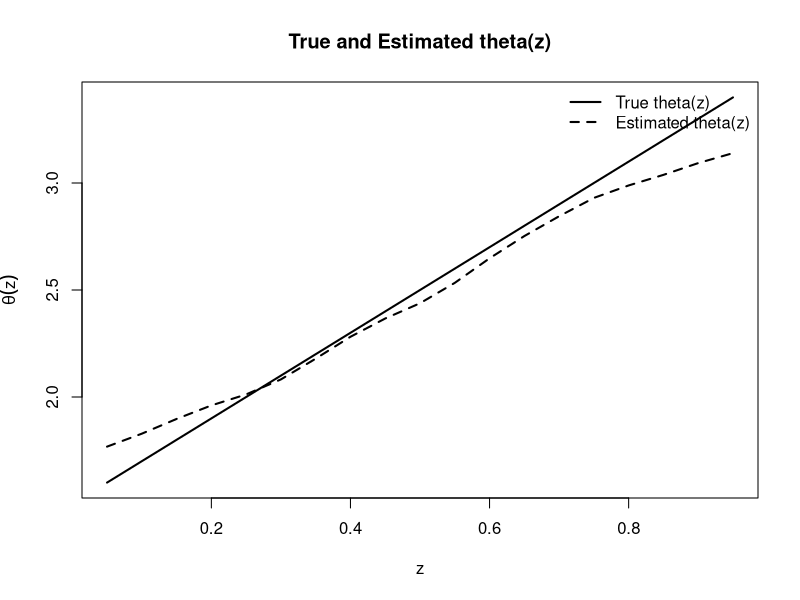
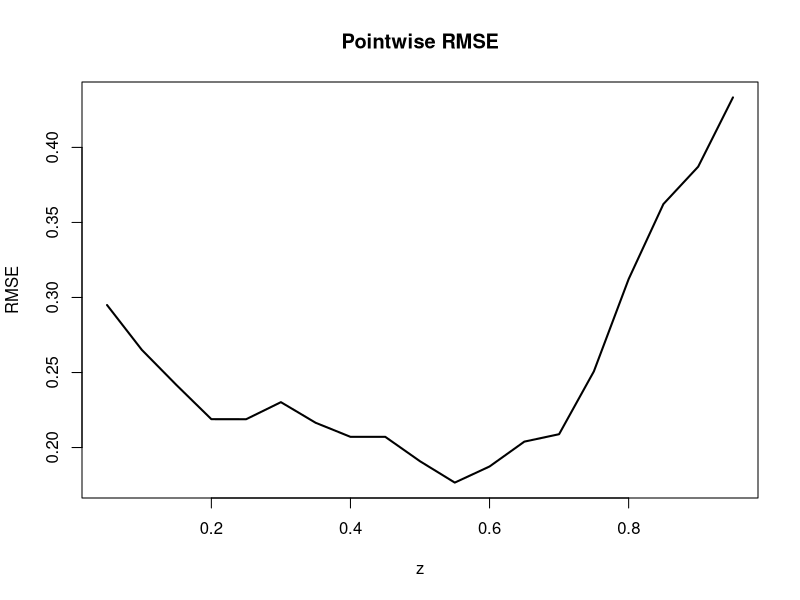
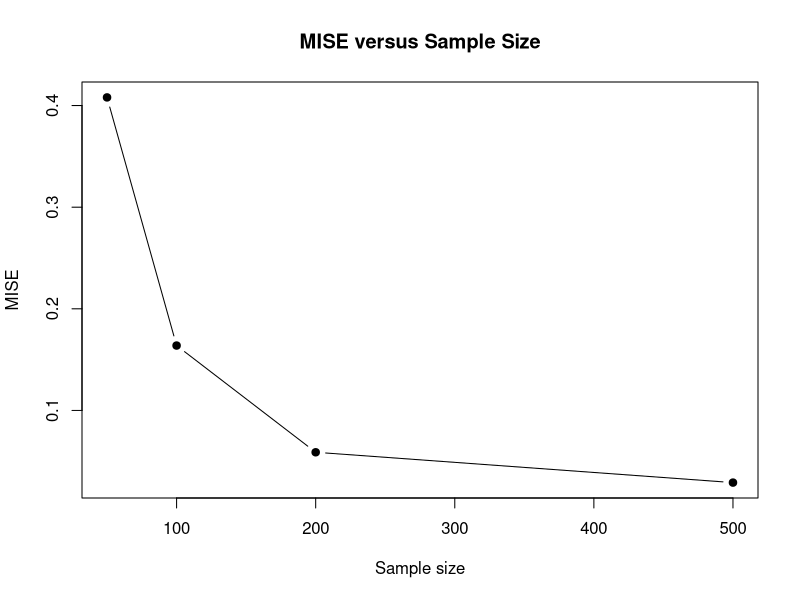

These figures' R source, in order:
# SIMULATION STUDY
# Nadaraya-Watson Estimation with Gaussian Kernel
# Lindley Distribution with Covariate-Dependent theta(z)
rm(list = ls())
set.seed(12345)

# 1. SIMULATION SETTINGS
# Number of Monte Carlo replications
B <- 50
# For final simulation:
# B <- 1000
# Sample sizes
sample_sizes <- c(50, 100, 200, 500)
# Evaluation grid
evaluation_grid <- seq(0.05, 0.95, by = 0.05)
# Candidate bandwidths
bandwidth_grid <- c(
  0.05, 0.075, 0.10, 0.125,
  0.15, 0.175, 0.20, 0.25, 0.30
)
# 2. TRUE THETA FUNCTIONS
theta_functions <- list(
  
  # Scenario 1: Constant
  Scenario_1 = function(z) {
    2
  },
  
  # Scenario 2: Increasing
  Scenario_2 = function(z) {
    1.5 + 2 * z
  },
  
  # Scenario 3: Decreasing
  Scenario_3 = function(z) {
    3.5 - 2 * z
  },
  
  # Scenario 4: Quadratic
  Scenario_4 = function(z) {
    1.5 + 2 * (z - 0.5)^2
  },
  
  # Scenario 5: Sinusoidal
  Scenario_5 = function(z) {
    2 + 0.75 * sin(2 * pi * z)
  },
  
  # Scenario 6: Nonlinear
  Scenario_6 = function(z) {
    1.25 + 1.5 * z +
      0.75 * sin(2 * pi * z)
  }
)
# 3. LINDELY RANDOM NUMBER GENERATION

# Lindley distribution:
#
# f(x;theta) =
# theta^2/(theta+1) * (1+x) * exp(-theta*x)
#
# Mixture representation:
#
# Exponential(theta), probability theta/(theta+1)
# Gamma(2, theta), probability 1/(theta+1)

rlindley <- function(n, theta) {
  
  if (length(theta) == 1) {
    theta <- rep(theta, n)
  }
  
  if (length(theta) != n) {
    stop("Length of theta must be 1 or equal to n.")
  }
  
  if (any(theta <= 0)) {
    stop("Theta must be positive.")
  }
  
  u <- runif(n)
  
  x <- numeric(n)
  
  # Exponential component
  ind_exp <-
    u <= theta / (theta + 1)
  
  if (sum(ind_exp) > 0) {
    
    x[ind_exp] <-
      rexp(
        sum(ind_exp),
        rate = theta[ind_exp]
      )
  }
  
  # Gamma component
  ind_gamma <- !ind_exp
  
  if (sum(ind_gamma) > 0) {
    
    x[ind_gamma] <-
      rgamma(
        sum(ind_gamma),
        shape = 2,
        rate = theta[ind_gamma]
      )
  }
  
  return(x)
}
# 4. GAUSSIAN KERNEL
gaussian_kernel <- function(u) {
  
  K <- (1 / sqrt(2 * pi)) *
    exp(-0.5 * u^2)
  
  return(K)
}
# 5. NADARAYA-WATSON ESTIMATOR
nw_estimator <- function(
    x,
    z,
    z0,
    h) {
  
  # Gaussian kernel argument
  u <- (z0 - z) / h
  
  # Gaussian weights
  weights <- gaussian_kernel(u)
  
  denominator <- sum(weights)
  
  if (denominator <= 0) {
    
    return(mean(x))
  }
  
  estimate <-
    sum(weights * x) /
    denominator
  
  return(estimate)
}
# 6. ESTIMATE m(z) ON A GRID
estimate_m_grid <- function(
    x,
    z,
    grid,
    h) {
  
  m_hat <- numeric(length(grid))
  
  for (j in seq_along(grid)) {
    
    m_hat[j] <-
      nw_estimator(
        x = x,
        z = z,
        z0 = grid[j],
        h = h
      )
  }
  
  return(m_hat)
}

# 7. RECOVER THETA(z) FROM m(z)
# Lindley conditional mean:
#
# m(z) =
# [theta(z)+2]/
# theta(z)[theta(z)+1]
# Therefore:
# m theta^2 + (m-1)theta - 2 = 0
# Positive root:
# theta =
# [1-m + sqrt((m-1)^2 + 8m)]/
#             2m

theta_from_m <- function(m) {
  
  # Avoid zero values
  m <- pmax(m, 1e-10)
  
  theta_hat <-
    (
      1 - m +
        sqrt(
          (m - 1)^2 +
            8 * m
        )
    ) /
    (2 * m)
  
  theta_hat <-
    pmax(theta_hat, 1e-10)
  
  return(theta_hat)
}
# 8. ESTIMATE THETA(z)
estimate_theta_grid <- function(
    x,
    z,
    grid,
    h) {
  
  # Estimate conditional mean
  m_hat <-
    estimate_m_grid(
      x = x,
      z = z,
      grid = grid,
      h = h
    )
  
  # Convert m_hat to theta_hat
  theta_hat <-
    theta_from_m(m_hat)
  
  return(theta_hat)
}
# 9. LEAVE-ONE-OUT CROSS-VALIDATION
cv_nw <- function(
    x,
    z,
    h) {
  
  n <- length(x)
  
  squared_errors <-
    numeric(n)
  
  for (i in seq_len(n)) {
    
    # Training data excluding i
    x_train <- x[-i]
    z_train <- z[-i]
    
    # Prediction at Z_i
    prediction <-
      nw_estimator(
        x = x_train,
        z = z_train,
        z0 = z[i],
        h = h
      )
    
    squared_errors[i] <-
      (x[i] - prediction)^2
  }
  
  return(sum(squared_errors))
}
# 10. OPTIMAL BANDWIDTH
select_bandwidth <- function(
    x,
    z,
    bandwidths) {
  
  cv_values <-
    numeric(length(bandwidths))
  
  for (j in seq_along(bandwidths)) {
    
    cv_values[j] <-
      cv_nw(
        x = x,
        z = z,
        h = bandwidths[j]
      )
  }
  
  best_index <-
    which.min(cv_values)
  
  best_h <-
    bandwidths[best_index]
  
  return(best_h)
}
# 11. TRAPEZOIDAL INTEGRATION
trapz <- function(x, y) {
  
  if (length(x) != length(y)) {
    stop("x and y must have same length.")
  }
  
  if (length(x) < 2) {
    return(NA)
  }
  
  value <-
    sum(
      diff(x) *
        (head(y, -1) +
           tail(y, -1)) / 2
    )
  
  return(value)
}
# 12. POINTWISE PERFORMANCE
calculate_pointwise_performance <- function(
    simulation_data) {
  
  # Mean estimated theta
  mean_estimate <-
    aggregate(
      theta_hat ~ z,
      data = simulation_data,
      FUN = mean
    )
  
  names(mean_estimate)[2] <-
    "mean_theta_hat"
  
  
  # Variance
  variance_estimate <-
    aggregate(
      theta_hat ~ z,
      data = simulation_data,
      FUN = var
    )
  
  names(variance_estimate)[2] <-
    "variance"
  
  
  # True theta
  true_values <-
    unique(
      simulation_data[
        ,
        c("z", "theta_true")
      ]
    )
  
  
  # Merge results
  result <-
    merge(
      true_values,
      mean_estimate,
      by = "z"
    )
  
  result <-
    merge(
      result,
      variance_estimate,
      by = "z"
    )
  
  
  # Bias
  result$bias <-
    result$mean_theta_hat -
    result$theta_true
  
  
  # MSE
  result$mse <-
    result$bias^2 +
    result$variance
  
  
  # RMSE
  result$rmse <-
    sqrt(result$mse)
  
  
  return(result)
}
# 13. INTEGRATED PERFORMANCE
calculate_integrated_performance <- function(
    pointwise_result) {
  
  # Integrated squared error
  ISE <-
    trapz(
      pointwise_result$z,
      pointwise_result$mse
    )
  
  MISE <- ISE
  
  RMISE <- sqrt(MISE)
  
  result <-
    data.frame(
      ISE = ISE,
      MISE = MISE,
      RMISE = RMISE
    )
  
  return(result)
}
# 14. CREATE RESULT DIRECTORY

if (!dir.exists("NW_Gaussian_Simulation")) {
  
  dir.create("NW_Gaussian_Simulation")
}
# 15. STORAGE OBJECTS

pointwise_results <- list()

integrated_results <- list()

bandwidth_results <- list()

counter <- 1

# 16. MAIN SIMULATION LOOP
for (scenario_name in names(theta_functions)) {
  
  cat("\n")
  cat("====================================================\n")
  cat("Scenario:", scenario_name, "\n")
  cat("====================================================\n")
  
  
  # Select true theta function
  theta_fun <-
    theta_functions[[scenario_name]]
  
  
  for (n in sample_sizes) {
    
    cat("\n")
    cat("Sample size:", n, "\n")
    
    # Monte Carlo replications
    simulation_results <-
      vector("list", B)
    
    selected_bandwidths <-
      numeric(B)
    
    
    for (b in seq_len(B)) {
      
      # Generate covariate Z
      Z <-
        runif(
          n,
          min = 0,
          max = 1
        )
      
      # Generate true theta(Z)
      theta_data <-
        theta_fun(Z)
      
      # Generate Lindley response X
      
      X <-
        rlindley(
          n = n,
          theta = theta_data
        )
      
      # Select optimal bandwidth
      h_opt <-
        select_bandwidth(
          x = X,
          z = Z,
          bandwidths =
            bandwidth_grid
        )
      
      
      selected_bandwidths[b] <-
        h_opt
      
      # Estimate theta on evaluation grid
      
      theta_hat <-
        estimate_theta_grid(
          x = X,
          z = Z,
          grid =
            evaluation_grid,
          h = h_opt
        )
      
      # True theta on evaluation grid
      
      theta_grid_true <-
        theta_fun(
          evaluation_grid
        )
      
      # Store replication
      
      simulation_results[[b]] <-
        data.frame(
          replication = b,
          z = evaluation_grid,
          theta_true =
            theta_grid_true,
          theta_hat =
            theta_hat,
          bandwidth =
            h_opt
        )
      
      
      # Progress
      if (b %% 10 == 0) {
        
        cat(
          "Replication:",
          b,
          "of",
          B,
          "\n"
        )
      }
    }
    
    # COMBINE REPLICATIONS
    
    scenario_data <-
      do.call(
        rbind,
        simulation_results
      )
    
    # POINTWISE PERFORMANCE
    
    pointwise_table <-
      calculate_pointwise_performance(
        scenario_data
      )
    
    
    # Add identification variables
    pointwise_table$scenario <-
      scenario_name
    
    pointwise_table$n <-
      n
    
    pointwise_table$kernel <-
      "Gaussian"
    
    
    # Store
    pointwise_results[[counter]] <-
      pointwise_table
    
    # INTEGRATED PERFORMANCE
    integrated_table_temp <-
      calculate_integrated_performance(
        pointwise_table
      )
    
    
    integrated_table_temp$scenario <-
      scenario_name
    
    integrated_table_temp$n <-
      n
    
    integrated_table_temp$kernel <-
      "Gaussian"
    
    
    integrated_results[[counter]] <-
      integrated_table_temp
    
    # BANDWIDTH RESULTS
    bandwidth_table_temp <-
      data.frame(
        bandwidth =
          selected_bandwidths,
        scenario =
          scenario_name,
        n = n,
        kernel =
          "Gaussian"
      )
    
    
    bandwidth_results[[counter]] <-
      bandwidth_table_temp
    
    
    counter <-
      counter + 1
    
    
    cat(
      "Completed:",
      scenario_name,
      "| n =",
      n,
      "| Gaussian kernel\n"
    )
  }
}

# 17. COMBINE POINTWISE RESULTS
pointwise_table <-
  do.call(
    rbind,
    pointwise_results
  )

rownames(pointwise_table) <-
  NULL


# 18. COMBINE INTEGRATED RESULTS
integrated_table <-
  do.call(
    rbind,
    integrated_results
  )

rownames(integrated_table) <-
  NULL

# 19. COMBINE BANDWIDTH RESULTS
bandwidth_table <-
  do.call(
    rbind,
    bandwidth_results
  )

rownames(bandwidth_table) <-
  NULL

# 20. SAVE RESULTS
write.csv(
  pointwise_table,
  "NW_Gaussian_Simulation/pointwise_results.csv",
  row.names = FALSE
)

write.csv(
  integrated_table,
  "NW_Gaussian_Simulation/integrated_results.csv",
  row.names = FALSE
)

write.csv(
  bandwidth_table,
  "NW_Gaussian_Simulation/bandwidth_results.csv",
  row.names = FALSE
)
# 21. DISPLAY POINTWISE RESULTS
cat("\n")
cat("====================================================\n")
cat("POINTWISE RESULTS\n")
cat("====================================================\n")

print(
  head(
    pointwise_table,
    20
  )
)
# 22. DISPLAY INTEGRATED RESULTS

cat("\n")
cat("====================================================\n")
cat("INTEGRATED RESULTS\n")
cat("====================================================\n")

print(
  integrated_table[
    ,
    c(
      "scenario",
      "n",
      "kernel",
      "ISE",
      "MISE",
      "RMISE"
    )
  ]
)



# 23. DISPLAY BANDWIDTH RESULTS
cat("\n")
cat("====================================================\n")
cat("BANDWIDTH RESULTS\n")
cat("====================================================\n")

print(
  head(
    bandwidth_table,
    20
  )
)

# 24. AVERAGE SELECTED BANDWIDTH
average_bandwidth <-
  aggregate(
    bandwidth ~ scenario + n,
    data = bandwidth_table,
    FUN = mean
  )

names(average_bandwidth)[3] <-
  "average_bandwidth"

cat("\n")
cat("====================================================\n")
cat("AVERAGE SELECTED BANDWIDTH\n")
cat("====================================================\n")

print(
  average_bandwidth
)

# 25. FINAL MISE TABLE
MISE_table <-
  integrated_table[
    ,
    c(
      "scenario",
      "n",
      "MISE",
      "RMISE"
    )
  ]

cat("\n")
cat("====================================================\n")
cat("FINAL MISE TABLE\n")
cat("====================================================\n")

print(MISE_table)


# Save MISE table
write.csv(
  MISE_table,
  "NW_Gaussian_Simulation/MISE_table.csv",
  row.names = FALSE
)

# 26. PLOT:
# TRUE VS ESTIMATED THETA
plot_data <-
  subset(
    pointwise_table,
    scenario == "Scenario_2" &
      n == 200
  )


plot(
  plot_data$z,
  plot_data$theta_true,
  type = "l",
  lwd = 2,
  xlab = "z",
  ylab = expression(theta(z)),
  main =
    "True and Estimated theta(z)"
)

lines(
  plot_data$z,
  plot_data$mean_theta_hat,
  lwd = 2,
  lty = 2
)

legend(
  "topright",
  legend = c(
    "True theta(z)",
    "Estimated theta(z)"
  ),
  lty = c(1, 2),
  lwd = 2,
  bty = "n"
)

# 27. PLOT:
# POINTWISE RMSE
plot(
  plot_data$z,
  plot_data$rmse,
  type = "l",
  lwd = 2,
  xlab = "z",
  ylab = "RMSE",
  main =
    "Pointwise RMSE"
)
# 28. PLOT:
# MISE VS SAMPLE SIZE
mise_plot_data <-
  subset(
    integrated_table,
    scenario == "Scenario_2"
  )


plot(
  mise_plot_data$n,
  mise_plot_data$MISE,
  type = "b",
  pch = 19,
  xlab = "Sample size",
  ylab = "MISE",
  main =
    "MISE versus Sample Size"
)

# 29. FINAL MESSAGE

cat("\n")
cat("====================================================\n")
cat("SIMULATION COMPLETED SUCCESSFULLY\n")
cat("====================================================\n")

cat("\nObjects available:\n")
cat("pointwise_table\n")
cat("integrated_table\n")
cat("bandwidth_table\n")
cat("MISE_table\n")
cat("average_bandwidth\n")

cat("\nResults saved in:\n")
cat("NW_Gaussian_Simulation/\n")

cat("\nFiles created:\n")
cat("1. pointwise_results.csv\n")
cat("2. integrated_results.csv\n")
cat("3. bandwidth_results.csv\n")
cat("4. MISE_table.csv\n")
